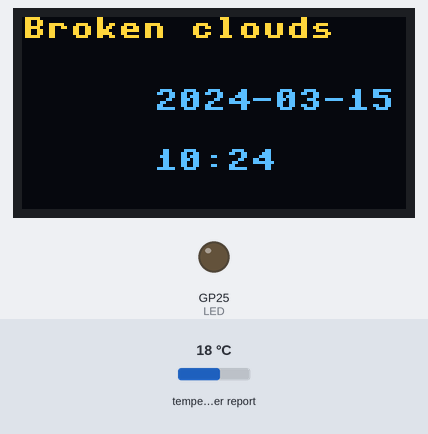
A program run on a simulated Raspberry Pi Pico running MicroPython. Parts: 128×64 one-colour display, output pins drawn as LEDs (lit = HIGH). The test bench sets the inputs (shaded band); at power-on: temperature in the web weather report 18 °C. The OLED is the two-colour kind (top 16 rows yellow); WiFi joins after 1.5 s; the clock reads 2024-03-15 10:24:30 at power-on unless the program sets it; requests to the public web service named in the program get a made-up reply in its usual format after 0.4 s (London, UTC, broken clouds, 64 % humidity, 1013 hPa unless stated); files that are not in the repository are absent; library files of the repository ran but are not shown: ssd1306.py; what the program prints to the serial console is not drawn.

Above: at 2.6 s.
At 31.2 s:
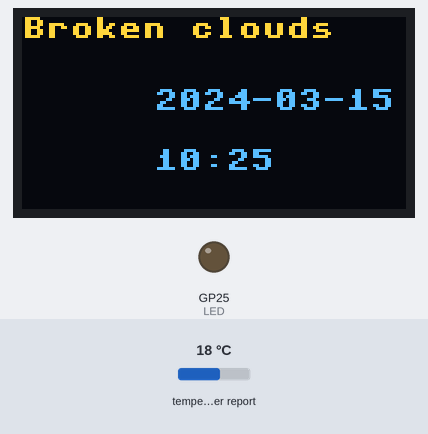
At 90.5 s:
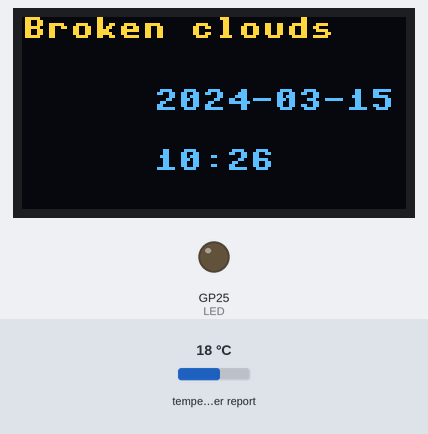

Measured:
- what the display in image 0 shows lasts 28.6 s, from 2.5 s to 31.1 s
- what the display in image 1 shows lasts 59.4 s, from 31.1 s to 90.5 s

The program:

lcd_weather.py
```python
from machine import Pin, I2C
# need to create ssd1306.py file and upload it to pico manually
import ssd1306

import network
import time
import json
import requests

SSID = 'AkiraHome6-G' # AkiraHome6-G is OK. A is NG
PASSWORD = 'akiragateway0'

def wlan_connect():
    wlan = network.WLAN(network.STA_IF)
    wlan.active(True)

    while wlan.status() != 3:
        print("connecting WiFi " + SSID)
        wlan.connect(SSID, PASSWORD)
        max_wait = 10
        while max_wait > 0:
            if wlan.status() < 0 or wlan.status() >= 3:
                break
            max_wait -= 1
            print("wating for connection")
            time.sleep(1)

        if wlan.status() == 3:
            stat = wlan.ifconfig()
            print("connected")
            print("IP = " + stat[0])

            return wlan

        print("retry connection")


# Service: Weather API
# URL: https://www.weatherapi.com/
# Account: gkusumoto+weatherapi@gmail.com
# Password: kud****o
# API Key: 1e4805948bb54c4782021001241402

#https://api.weatherapi.com/v1/current.json?key=1e4805948bb54c4782021001241402&q=Tokyo&aqi=yes
def get_weather():
    API_HOST = 'api.weatherapi.com'
    API_KEY = '1e4805948bb54c4782021001241402'
    URL = f"https://{API_HOST}/v1/current.json?key={API_KEY}&q=Tokyo"

    try:
        response = requests.get(URL)
        #print(response.text)
    except Exception as e:
        print(e)
        raise RuntimeError('failed to get weather')

    weather = json.loads(response.text)
    #print(json.dumps(weather, indent=4))
    return weather


def load_icon():
    file = 'cloudy.dat'
    width = 40
    height = 40
    icon = [0] * (width * height)

    try:
        with open(file, "r") as f:
            print(f"open {file}")
            data = f.read()
            #print(data)
    except OSError as e:
        print(f"open error {file}")
        print(e)
        return icon

    i = 0
    for c in data:
        if c == "\n":
            continue
        try:
            icon[i] = int(c)
        except:
            pass
        i += 1

    return icon

def draw_icon(display: ssd1306.SSD1306, icon_array: list[int] , x: int, y: int):
    i = 0
    width = 40
    height = 40
    for pixel in icon_array:
        xp = i % width
        yp = i // width
        display.pixel(x + xp, y + yp, pixel)
        i += 1

def get_current_hour():
    return time.localtime()[3]

def draw_current_date(display, x, y):
    (year, month, day, _, _, _, _, _) = time.localtime()
    display.text(f"{year:04}-{month:02}-{day:02}", x, y)

def draw_current_time(display, x, y):
    (_, _, _, hour, minute, _, _, _) = time.localtime()
    display.text(f"{hour:02}:{minute:02}", x, y)

wlan = wlan_connect()

LED = Pin("LED", Pin.OUT)
i2c = I2C(0, sda=Pin(16), scl=Pin(17))

addr = i2c.scan()
print("OLED I2C Address = " + hex(addr[0]))

display = ssd1306.SSD1306_I2C(128, 64, i2c)

weather = get_weather()
icon_array = load_icon()
#print(icon_array)
prev_hour = get_current_hour()
while True:
    current_hour = get_current_hour()
    if prev_hour != current_hour:
        print("update weather")
        try:
            weather = get_weather()
            icon_array = load_icon()
            prev_hour = current_hour
        except: pass

    display.fill(0) # delete all

    display.text(weather['current']['condition']['text'], 0, 0, True)

    draw_icon(display, icon_array, 0, 20)
    draw_current_date(display, 44, 24)
    draw_current_time(display, 44, 44)

    display.show()

    time.sleep(1)
```
